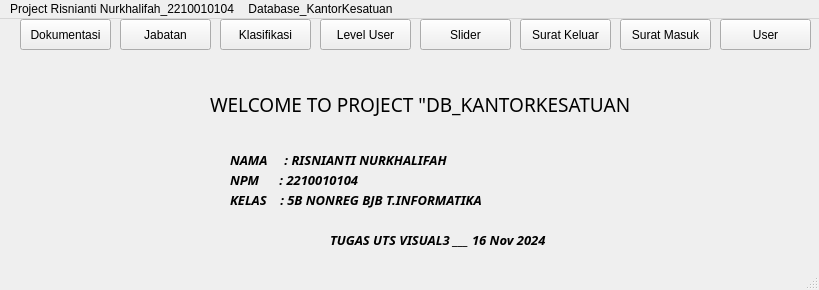
<?xml version="1.0" encoding="UTF-8"?>
<ui version="4.0">
 <class>MainWindow</class>
 <widget class="QMainWindow" name="MainWindow">
  <property name="geometry">
   <rect>
    <x>0</x>
    <y>0</y>
    <width>819</width>
    <height>290</height>
   </rect>
  </property>
  <property name="windowTitle">
   <string>MainWindow</string>
  </property>
  <widget class="QWidget" name="centralwidget">
   <widget class="QPushButton" name="btnJabatan">
    <property name="geometry">
     <rect>
      <x>120</x>
      <y>0</y>
      <width>91</width>
      <height>31</height>
     </rect>
    </property>
    <property name="text">
     <string>Jabatan</string>
    </property>
   </widget>
   <widget class="QPushButton" name="btnDokumentasi">
    <property name="geometry">
     <rect>
      <x>20</x>
      <y>0</y>
      <width>91</width>
      <height>31</height>
     </rect>
    </property>
    <property name="text">
     <string>Dokumentasi</string>
    </property>
   </widget>
   <widget class="QPushButton" name="btnKlasifikasi">
    <property name="geometry">
     <rect>
      <x>220</x>
      <y>0</y>
      <width>91</width>
      <height>31</height>
     </rect>
    </property>
    <property name="text">
     <string>Klasifikasi</string>
    </property>
   </widget>
   <widget class="QPushButton" name="btnLevelUser">
    <property name="geometry">
     <rect>
      <x>320</x>
      <y>0</y>
      <width>91</width>
      <height>31</height>
     </rect>
    </property>
    <property name="text">
     <string>Level User</string>
    </property>
   </widget>
   <widget class="QPushButton" name="btnSlider">
    <property name="geometry">
     <rect>
      <x>420</x>
      <y>0</y>
      <width>91</width>
      <height>31</height>
     </rect>
    </property>
    <property name="text">
     <string>Slider</string>
    </property>
   </widget>
   <widget class="QPushButton" name="btnSuratKeluar">
    <property name="geometry">
     <rect>
      <x>520</x>
      <y>0</y>
      <width>91</width>
      <height>31</height>
     </rect>
    </property>
    <property name="text">
     <string>Surat Keluar</string>
    </property>
   </widget>
   <widget class="QPushButton" name="btnSuratMasuk">
    <property name="geometry">
     <rect>
      <x>620</x>
      <y>0</y>
      <width>91</width>
      <height>31</height>
     </rect>
    </property>
    <property name="text">
     <string>Surat Masuk</string>
    </property>
   </widget>
   <widget class="QPushButton" name="btnUser">
    <property name="geometry">
     <rect>
      <x>720</x>
      <y>0</y>
      <width>91</width>
      <height>31</height>
     </rect>
    </property>
    <property name="text">
     <string>User</string>
    </property>
   </widget>
   <widget class="QLabel" name="label">
    <property name="geometry">
     <rect>
      <x>210</x>
      <y>60</y>
      <width>551</width>
      <height>51</height>
     </rect>
    </property>
    <property name="font">
     <font>
      <family>Imprint MT Shadow</family>
      <pointsize>14</pointsize>
      <weight>50</weight>
      <italic>false</italic>
      <bold>false</bold>
     </font>
    </property>
    <property name="text">
     <string>WELCOME TO PROJECT &quot;DB_KANTORKESATUAN</string>
    </property>
   </widget>
   <widget class="QLabel" name="label_2">
    <property name="geometry">
     <rect>
      <x>230</x>
      <y>130</y>
      <width>271</width>
      <height>21</height>
     </rect>
    </property>
    <property name="font">
     <font>
      <family>Cascadia Code SemiBold</family>
      <pointsize>10</pointsize>
      <weight>75</weight>
      <italic>true</italic>
      <bold>true</bold>
     </font>
    </property>
    <property name="text">
     <string>NAMA     : RISNIANTI NURKHALIFAH</string>
    </property>
   </widget>
   <widget class="QLabel" name="label_3">
    <property name="geometry">
     <rect>
      <x>230</x>
      <y>150</y>
      <width>171</width>
      <height>21</height>
     </rect>
    </property>
    <property name="font">
     <font>
      <family>Cascadia Code SemiBold</family>
      <pointsize>10</pointsize>
      <weight>75</weight>
      <italic>true</italic>
      <bold>true</bold>
     </font>
    </property>
    <property name="text">
     <string>NPM      : 2210010104</string>
    </property>
   </widget>
   <widget class="QLabel" name="label_4">
    <property name="geometry">
     <rect>
      <x>230</x>
      <y>170</y>
      <width>321</width>
      <height>21</height>
     </rect>
    </property>
    <property name="font">
     <font>
      <family>Cascadia Code SemiBold</family>
      <pointsize>10</pointsize>
      <weight>75</weight>
      <italic>true</italic>
      <bold>true</bold>
     </font>
    </property>
    <property name="text">
     <string>KELAS    : 5B NONREG BJB T.INFORMATIKA</string>
    </property>
   </widget>
   <widget class="QLabel" name="label_5">
    <property name="geometry">
     <rect>
      <x>330</x>
      <y>210</y>
      <width>321</width>
      <height>21</height>
     </rect>
    </property>
    <property name="font">
     <font>
      <family>Cascadia Code SemiBold</family>
      <pointsize>10</pointsize>
      <weight>75</weight>
      <italic>true</italic>
      <bold>true</bold>
     </font>
    </property>
    <property name="text">
     <string>TUGAS UTS VISUAL3 ___ 16 Nov 2024</string>
    </property>
   </widget>
  </widget>
  <widget class="QMenuBar" name="menubar">
   <property name="geometry">
    <rect>
     <x>0</x>
     <y>0</y>
     <width>819</width>
     <height>21</height>
    </rect>
   </property>
   <widget class="QMenu" name="menuDokumentasi">
    <property name="title">
     <string>Project Risnianti Nurkhalifah_2210010104</string>
    </property>
   </widget>
   <widget class="QMenu" name="menuDatabase_KantorKesatuan">
    <property name="title">
     <string>Database_KantorKesatuan</string>
    </property>
   </widget>
   <addaction name="menuDokumentasi"/>
   <addaction name="menuDatabase_KantorKesatuan"/>
  </widget>
  <widget class="QStatusBar" name="statusbar"/>
 </widget>
 <resources/>
 <connections/>
</ui>
